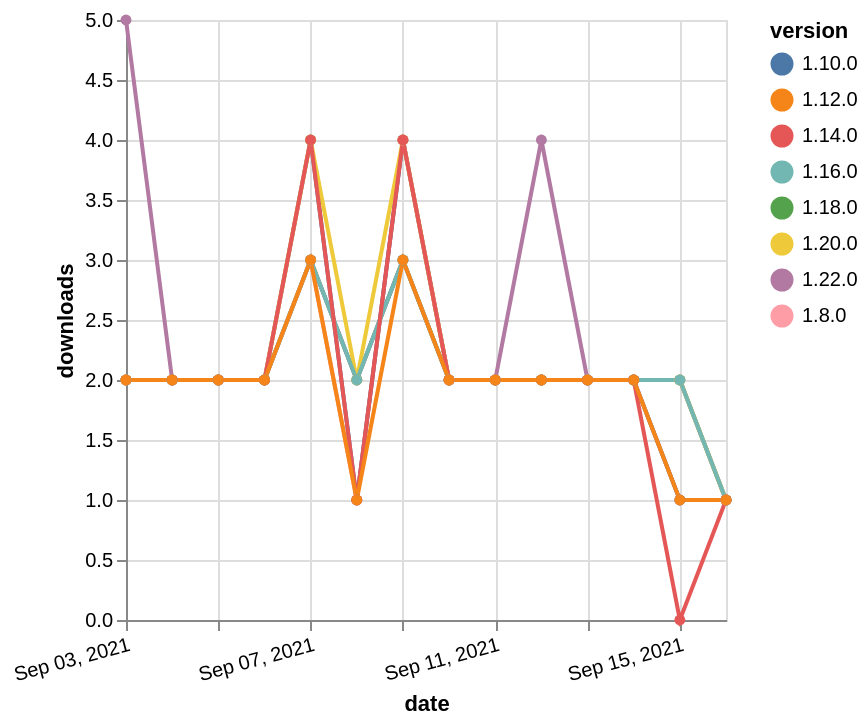

The specification (Vega-Lite) saved for this image:
### Vega-Lite specification from a JSON file in a GitHub repository (floating-point values rounded to 4 significant figures)
{"$schema": "https://vega.github.io/schema/vega-lite/v5.json", "description": "A simple bar chart with embedded data.", "data": {"values": [{"date": "2021-09-03", "total": 1037, "delta": 2, "version": "1.18.0"}, {"date": "2021-09-04", "total": 1039, "delta": 2, "version": "1.18.0"}, {"date": "2021-09-05", "total": 1041, "delta": 2, "version": "1.18.0"}, {"date": "2021-09-06", "total": 1043, "delta": 2, "version": "1.18.0"}, {"date": "2021-09-07", "total": 1046, "delta": 3, "version": "1.18.0"}, {"date": "2021-09-08", "total": 1048, "delta": 2, "version": "1.18.0"}, {"date": "2021-09-09", "total": 1051, "delta": 3, "version": "1.18.0"}, {"date": "2021-09-10", "total": 1053, "delta": 2, "version": "1.18.0"}, {"date": "2021-09-11", "total": 1055, "delta": 2, "version": "1.18.0"}, {"date": "2021-09-12", "total": 1057, "delta": 2, "version": "1.18.0"}, {"date": "2021-09-13", "total": 1059, "delta": 2, "version": "1.18.0"}, {"date": "2021-09-14", "total": 1061, "delta": 2, "version": "1.18.0"}, {"date": "2021-09-15", "total": 1063, "delta": 2, "version": "1.18.0"}, {"date": "2021-09-16", "total": 1064, "delta": 1, "version": "1.18.0"}, {"date": "2021-09-03", "total": 239, "delta": 5, "version": "1.22.0"}, {"date": "2021-09-04", "total": 241, "delta": 2, "version": "1.22.0"}, {"date": "2021-09-05", "total": 243, "delta": 2, "version": "1.22.0"}, {"date": "2021-09-06", "total": 245, "delta": 2, "version": "1.22.0"}, {"date": "2021-09-07", "total": 248, "delta": 3, "version": "1.22.0"}, {"date": "2021-09-08", "total": 250, "delta": 2, "version": "1.22.0"}, {"date": "2021-09-09", "total": 253, "delta": 3, "version": "1.22.0"}, {"date": "2021-09-10", "total": 255, "delta": 2, "version": "1.22.0"}, {"date": "2021-09-11", "total": 257, "delta": 2, "version": "1.22.0"}, {"date": "2021-09-12", "total": 261, "delta": 4, "version": "1.22.0"}, {"date": "2021-09-13", "total": 263, "delta": 2, "version": "1.22.0"}, {"date": "2021-09-14", "total": 265, "delta": 2, "version": "1.22.0"}, {"date": "2021-09-15", "total": 267, "delta": 2, "version": "1.22.0"}, {"date": "2021-09-16", "total": 268, "delta": 1, "version": "1.22.0"}, {"date": "2021-09-03", "total": 2336, "delta": 2, "version": "1.8.0"}, {"date": "2021-09-04", "total": 2338, "delta": 2, "version": "1.8.0"}, {"date": "2021-09-05", "total": 2340, "delta": 2, "version": "1.8.0"}, {"date": "2021-09-06", "total": 2342, "delta": 2, "version": "1.8.0"}, {"date": "2021-09-07", "total": 2345, "delta": 3, "version": "1.8.0"}, {"date": "2021-09-08", "total": 2346, "delta": 1, "version": "1.8.0"}, {"date": "2021-09-09", "total": 2350, "delta": 4, "version": "1.8.0"}, {"date": "2021-09-10", "total": 2352, "delta": 2, "version": "1.8.0"}, {"date": "2021-09-11", "total": 2354, "delta": 2, "version": "1.8.0"}, {"date": "2021-09-12", "total": 2356, "delta": 2, "version": "1.8.0"}, {"date": "2021-09-13", "total": 2358, "delta": 2, "version": "1.8.0"}, {"date": "2021-09-14", "total": 2360, "delta": 2, "version": "1.8.0"}, {"date": "2021-09-15", "total": 2361, "delta": 1, "version": "1.8.0"}, {"date": "2021-09-16", "total": 2362, "delta": 1, "version": "1.8.0"}, {"date": "2021-09-03", "total": 2518, "delta": 2, "version": "1.10.0"}, {"date": "2021-09-04", "total": 2520, "delta": 2, "version": "1.10.0"}, {"date": "2021-09-05", "total": 2522, "delta": 2, "version": "1.10.0"}, {"date": "2021-09-06", "total": 2524, "delta": 2, "version": "1.10.0"}, {"date": "2021-09-07", "total": 2528, "delta": 4, "version": "1.10.0"}, {"date": "2021-09-08", "total": 2529, "delta": 1, "version": "1.10.0"}, {"date": "2021-09-09", "total": 2533, "delta": 4, "version": "1.10.0"}, {"date": "2021-09-10", "total": 2535, "delta": 2, "version": "1.10.0"}, {"date": "2021-09-11", "total": 2537, "delta": 2, "version": "1.10.0"}, {"date": "2021-09-12", "total": 2539, "delta": 2, "version": "1.10.0"}, {"date": "2021-09-13", "total": 2541, "delta": 2, "version": "1.10.0"}, {"date": "2021-09-14", "total": 2543, "delta": 2, "version": "1.10.0"}, {"date": "2021-09-15", "total": 2544, "delta": 1, "version": "1.10.0"}, {"date": "2021-09-16", "total": 2545, "delta": 1, "version": "1.10.0"}, {"date": "2021-09-03", "total": 735, "delta": 2, "version": "1.20.0"}, {"date": "2021-09-04", "total": 737, "delta": 2, "version": "1.20.0"}, {"date": "2021-09-05", "total": 739, "delta": 2, "version": "1.20.0"}, {"date": "2021-09-06", "total": 741, "delta": 2, "version": "1.20.0"}, {"date": "2021-09-07", "total": 745, "delta": 4, "version": "1.20.0"}, {"date": "2021-09-08", "total": 747, "delta": 2, "version": "1.20.0"}, {"date": "2021-09-09", "total": 751, "delta": 4, "version": "1.20.0"}, {"date": "2021-09-10", "total": 753, "delta": 2, "version": "1.20.0"}, {"date": "2021-09-11", "total": 755, "delta": 2, "version": "1.20.0"}, {"date": "2021-09-12", "total": 757, "delta": 2, "version": "1.20.0"}, {"date": "2021-09-13", "total": 759, "delta": 2, "version": "1.20.0"}, {"date": "2021-09-14", "total": 761, "delta": 2, "version": "1.20.0"}, {"date": "2021-09-15", "total": 763, "delta": 2, "version": "1.20.0"}, {"date": "2021-09-16", "total": 764, "delta": 1, "version": "1.20.0"}, {"date": "2021-09-03", "total": 1499, "delta": 2, "version": "1.16.0"}, {"date": "2021-09-04", "total": 1501, "delta": 2, "version": "1.16.0"}, {"date": "2021-09-05", "total": 1503, "delta": 2, "version": "1.16.0"}, {"date": "2021-09-06", "total": 1505, "delta": 2, "version": "1.16.0"}, {"date": "2021-09-07", "total": 1508, "delta": 3, "version": "1.16.0"}, {"date": "2021-09-08", "total": 1510, "delta": 2, "version": "1.16.0"}, {"date": "2021-09-09", "total": 1513, "delta": 3, "version": "1.16.0"}, {"date": "2021-09-10", "total": 1515, "delta": 2, "version": "1.16.0"}, {"date": "2021-09-11", "total": 1517, "delta": 2, "version": "1.16.0"}, {"date": "2021-09-12", "total": 1519, "delta": 2, "version": "1.16.0"}, {"date": "2021-09-13", "total": 1521, "delta": 2, "version": "1.16.0"}, {"date": "2021-09-14", "total": 1523, "delta": 2, "version": "1.16.0"}, {"date": "2021-09-15", "total": 1525, "delta": 2, "version": "1.16.0"}, {"date": "2021-09-16", "total": 1526, "delta": 1, "version": "1.16.0"}, {"date": "2021-09-03", "total": 1996, "delta": 2, "version": "1.14.0"}, {"date": "2021-09-04", "total": 1998, "delta": 2, "version": "1.14.0"}, {"date": "2021-09-05", "total": 2000, "delta": 2, "version": "1.14.0"}, {"date": "2021-09-06", "total": 2002, "delta": 2, "version": "1.14.0"}, {"date": "2021-09-07", "total": 2006, "delta": 4, "version": "1.14.0"}, {"date": "2021-09-08", "total": 2007, "delta": 1, "version": "1.14.0"}, {"date": "2021-09-09", "total": 2011, "delta": 4, "version": "1.14.0"}, {"date": "2021-09-10", "total": 2013, "delta": 2, "version": "1.14.0"}, {"date": "2021-09-11", "total": 2015, "delta": 2, "version": "1.14.0"}, {"date": "2021-09-12", "total": 2017, "delta": 2, "version": "1.14.0"}, {"date": "2021-09-13", "total": 2019, "delta": 2, "version": "1.14.0"}, {"date": "2021-09-14", "total": 2021, "delta": 2, "version": "1.14.0"}, {"date": "2021-09-15", "total": 2021, "delta": 0, "version": "1.14.0"}, {"date": "2021-09-16", "total": 2022, "delta": 1, "version": "1.14.0"}, {"date": "2021-09-03", "total": 2072, "delta": 2, "version": "1.12.0"}, {"date": "2021-09-04", "total": 2074, "delta": 2, "version": "1.12.0"}, {"date": "2021-09-05", "total": 2076, "delta": 2, "version": "1.12.0"}, {"date": "2021-09-06", "total": 2078, "delta": 2, "version": "1.12.0"}, {"date": "2021-09-07", "total": 2081, "delta": 3, "version": "1.12.0"}, {"date": "2021-09-08", "total": 2082, "delta": 1, "version": "1.12.0"}, {"date": "2021-09-09", "total": 2085, "delta": 3, "version": "1.12.0"}, {"date": "2021-09-10", "total": 2087, "delta": 2, "version": "1.12.0"}, {"date": "2021-09-11", "total": 2089, "delta": 2, "version": "1.12.0"}, {"date": "2021-09-12", "total": 2091, "delta": 2, "version": "1.12.0"}, {"date": "2021-09-13", "total": 2093, "delta": 2, "version": "1.12.0"}, {"date": "2021-09-14", "total": 2095, "delta": 2, "version": "1.12.0"}, {"date": "2021-09-15", "total": 2096, "delta": 1, "version": "1.12.0"}, {"date": "2021-09-16", "total": 2097, "delta": 1, "version": "1.12.0"}]}, "width": "container", "mark": {"type": "line", "point": {"filled": true}}, "encoding": {"x": {"field": "date", "type": "temporal", "timeUnit": "yearmonthdate", "title": "date", "axis": {"labelAngle": -15}}, "y": {"field": "delta", "type": "quantitative", "title": "downloads"}, "color": {"field": "version", "type": "nominal"}, "tooltip": {"field": "delta"}}}
